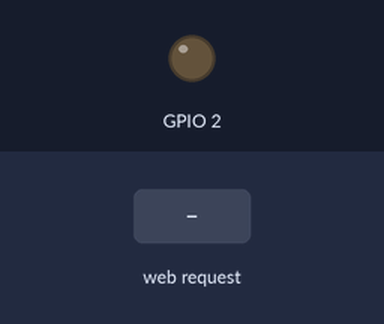
Simulated run of this sketch. Board: ESP8266 (NodeMCU). Shown: output pins drawn as LEDs (lit = HIGH). The test bench sets the inputs (shaded band). WiFi joins after 1.5 s; servers stay silent unless stated; what the sketch prints to the serial monitor is not drawn.

Above: at 2.7 s.
2.8 s: HTTP request GET /gpio/1 received
At 3.7 s:
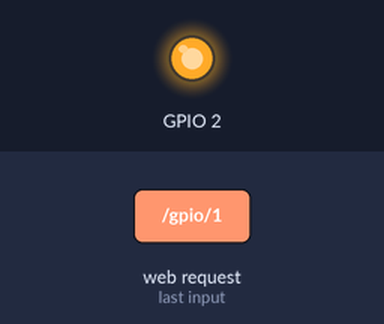
4.3 s: HTTP request GET /gpio/0 received
At 4.9 s:
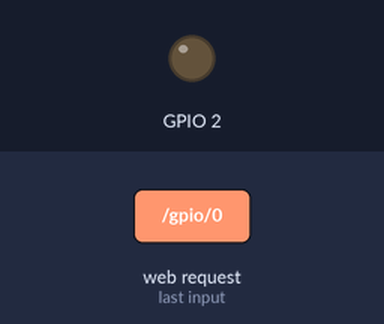
Timing chart, 0 to 7.3 s (numbered marks = the images above; inputs shaded):
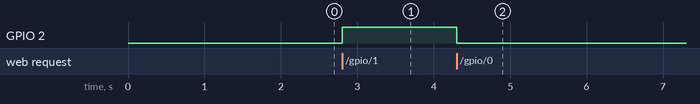

The sketch:

WiFiWebServer.ino
```cpp
// 7/21/15 Beck
/*
 *  This sketch demonstrates how to set up a simple HTTP-like server.
 *  The server will set a GPIO pin depending on the request
 *    http://server_ip/gpio/0 will set the GPIO2 low,
 *    http://server_ip/gpio/1 will set the GPIO2 high
 *  server_ip is the IP address of the ESP8266 module, will be
 *  printed to Serial when the module is connected.
 */

#include <Arduino.h>
#include <Streaming.h>
#include <ESP8266WiFi.h>

#define LOG0      lLineCount++ << " " << millis()
static long       lLineCount= 0;      //Serial Monitor uses for clarity.

const char* ssid = "P291spot";
const char* password = "Qazqaz11";

// Create an instance of the server
// specify the port to listen on as an argument
WiFiServer server(80);

void setup() {
  Serial.begin(115200);
  Serial << LOG0 << " setup(): Begin" << endl;
  delay(10);

  // prepare GPIO2
  pinMode(2, OUTPUT);
  digitalWrite(2, 0);

  // Connect to WiFi network
  Serial.println();
  Serial.println();
  Serial.print("Connecting to ");
  Serial.println(ssid);

  WiFi.begin(ssid, password);

  while (WiFi.status() != WL_CONNECTED) {
    delay(500);
    Serial.print(".");
  }
  Serial.println("");
  Serial.println("WiFi connected");

  // Start the server
  server.begin();
  Serial.println("Server started");

  // Print the IP address
  Serial.println(WiFi.localIP());
}

void loop() {
  // Check if a client has connected
  WiFiClient client = server.available();
  if (!client) {
    return;
  }

  // Wait until the client sends some data
  Serial.println("new client");
  while(!client.available()){
    delay(1);
  }

  // Read the first line of the request
  String req = client.readStringUntil('\r');
  //Serial.println(req);
  Serial << LOG0 << " loop(): Received Request: |"<< req <<"|" << endl;
  client.flush();

  // Match the request
  int val;
  if (req.indexOf("/gpio/0") != -1)
    val = 0;
  else if (req.indexOf("/gpio/1") != -1)
    val = 1;
  else {
    Serial.println("invalid request");
    client.stop();
    return;
  }

  // Set GPIO2 according to the request
  digitalWrite(2, val);

  client.flush();

  // Prepare the response
  String s = "HTTP/1.1 200 OK\r\nContent-Type: text/html\r\n\r\n<!DOCTYPE HTML>\r\n<html>\r\nGPIO is now ";
  s += (val)?"high":"low";
  s += "</html>\n";

  // Send the response to the client
  client.print(s);
  delay(1);
  Serial.println("Client disonnected");

  // The client will actually be disconnected
  // when the function returns and 'client' object is detroyed
}
```

Measured:
- after the input at 2.8 s, GPIO 2: LOW → HIGH at once
- after the input at 4.3 s, GPIO 2: HIGH → LOW at once
